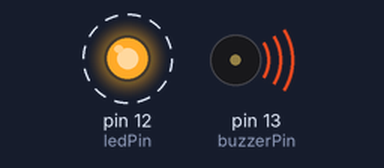
Bench run of a sketch on a simulated Arduino Uno, built with avr-gcc and run on an emulated ATmega328P. On the bench: output pins drawn as LEDs (lit = HIGH), buzzer (waves = sounding). Dashed ring = blinking.

Above: at 0.2 s.
Timing chart, 0 to 3.0 s (numbered marks = the images above):
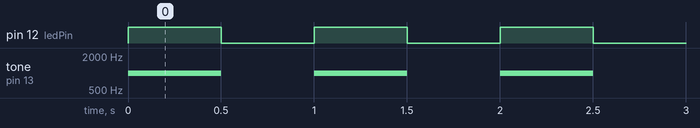

The sketch:

Clase_16.ino
```cpp
int buzzerPin = 13;    // Pin para el buzzer
int ledPin = 12;       // Pin para el LED

void setup() {
  // Configurar los pines como salida
  pinMode(buzzerPin, OUTPUT);
  pinMode(ledPin, OUTPUT);
}

void loop() {
  // Encender el LED y activar el buzzer durante medio segundo
  digitalWrite(ledPin, HIGH);
  tone(buzzerPin, 1000);
  delay(500);  // Esperar medio segundo

  // Apagar el LED y el buzzer durante medio segundo
  digitalWrite(ledPin, LOW);
  noTone(buzzerPin);
  delay(500);  // Esperar medio segundo
}
```

Measured:
- by itself, pin 12 (ledPin): alternates HIGH for 0.50 s and LOW for 0.50 s
- by itself, tone on pin 13 (buzzerPin): alternates 1000 Hz for 0.50 s and silent for 0.50 s
